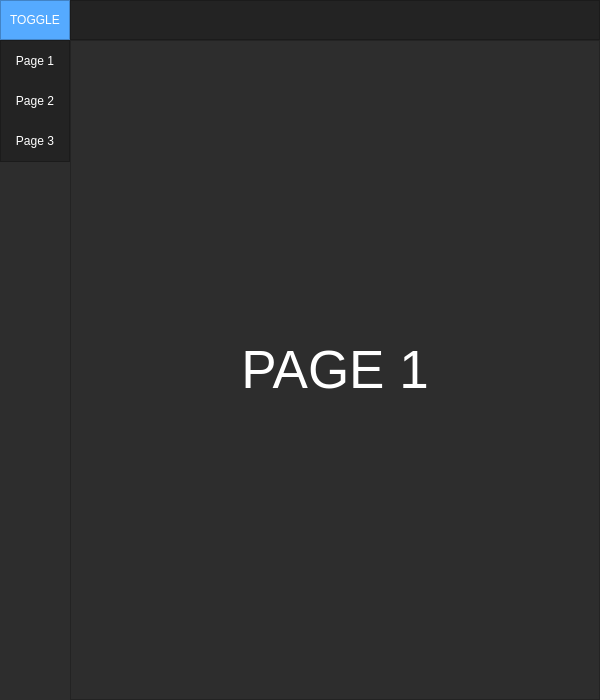
<?xml version="1.0" encoding="UTF-8"?>
<ui version="4.0">
 <class>MainWindow</class>
 <widget class="QMainWindow" name="MainWindow">
  <property name="geometry">
   <rect>
    <x>0</x>
    <y>0</y>
    <width>600</width>
    <height>700</height>
   </rect>
  </property>
  <property name="minimumSize">
   <size>
    <width>600</width>
    <height>700</height>
   </size>
  </property>
  <property name="windowTitle">
   <string>MainWindow</string>
  </property>
  <property name="styleSheet">
   <string notr="true">background-color: rgb(45, 45, 45);</string>
  </property>
  <widget class="QWidget" name="centralwidget">
   <layout class="QVBoxLayout" name="verticalLayout">
    <property name="spacing">
     <number>0</number>
    </property>
    <property name="leftMargin">
     <number>0</number>
    </property>
    <property name="topMargin">
     <number>0</number>
    </property>
    <property name="rightMargin">
     <number>0</number>
    </property>
    <property name="bottomMargin">
     <number>0</number>
    </property>
    <item>
     <widget class="QFrame" name="top_bar">
      <property name="maximumSize">
       <size>
        <width>16777215</width>
        <height>40</height>
       </size>
      </property>
      <property name="styleSheet">
       <string notr="true">background-color: rgb(35, 35, 35);</string>
      </property>
      <property name="frameShape">
       <enum>QFrame::NoFrame</enum>
      </property>
      <property name="frameShadow">
       <enum>QFrame::Raised</enum>
      </property>
      <layout class="QHBoxLayout" name="horizontalLayout">
       <property name="spacing">
        <number>0</number>
       </property>
       <property name="leftMargin">
        <number>0</number>
       </property>
       <property name="topMargin">
        <number>0</number>
       </property>
       <property name="rightMargin">
        <number>0</number>
       </property>
       <property name="bottomMargin">
        <number>0</number>
       </property>
       <item>
        <widget class="QFrame" name="frame_toggle">
         <property name="maximumSize">
          <size>
           <width>70</width>
           <height>40</height>
          </size>
         </property>
         <property name="styleSheet">
          <string notr="true">background-color: rgb(85, 170, 255);</string>
         </property>
         <property name="frameShape">
          <enum>QFrame::StyledPanel</enum>
         </property>
         <property name="frameShadow">
          <enum>QFrame::Raised</enum>
         </property>
         <layout class="QVBoxLayout" name="verticalLayout_2">
          <property name="spacing">
           <number>0</number>
          </property>
          <property name="leftMargin">
           <number>0</number>
          </property>
          <property name="topMargin">
           <number>0</number>
          </property>
          <property name="rightMargin">
           <number>0</number>
          </property>
          <property name="bottomMargin">
           <number>0</number>
          </property>
          <item>
           <widget class="QPushButton" name="button_toggle">
            <property name="sizePolicy">
             <sizepolicy hsizetype="Expanding" vsizetype="Expanding">
              <horstretch>0</horstretch>
              <verstretch>0</verstretch>
             </sizepolicy>
            </property>
            <property name="styleSheet">
             <string notr="true">color:rgb(255, 255, 255);
border:0px solid;
</string>
            </property>
            <property name="text">
             <string>TOGGLE</string>
            </property>
           </widget>
          </item>
         </layout>
        </widget>
       </item>
       <item>
        <widget class="QFrame" name="frame_top">
         <property name="frameShape">
          <enum>QFrame::StyledPanel</enum>
         </property>
         <property name="frameShadow">
          <enum>QFrame::Raised</enum>
         </property>
        </widget>
       </item>
      </layout>
     </widget>
    </item>
    <item>
     <widget class="QFrame" name="content">
      <property name="frameShape">
       <enum>QFrame::NoFrame</enum>
      </property>
      <property name="frameShadow">
       <enum>QFrame::Raised</enum>
      </property>
      <layout class="QHBoxLayout" name="horizontalLayout_2">
       <property name="spacing">
        <number>0</number>
       </property>
       <property name="leftMargin">
        <number>0</number>
       </property>
       <property name="topMargin">
        <number>0</number>
       </property>
       <property name="rightMargin">
        <number>0</number>
       </property>
       <property name="bottomMargin">
        <number>0</number>
       </property>
       <item alignment="Qt::AlignTop">
        <widget class="QFrame" name="frame_left_menu">
         <property name="minimumSize">
          <size>
           <width>70</width>
           <height>0</height>
          </size>
         </property>
         <property name="maximumSize">
          <size>
           <width>70</width>
           <height>16777215</height>
          </size>
         </property>
         <property name="styleSheet">
          <string notr="true">background-color: rgb(35, 35, 35);</string>
         </property>
         <property name="frameShape">
          <enum>QFrame::StyledPanel</enum>
         </property>
         <property name="frameShadow">
          <enum>QFrame::Raised</enum>
         </property>
         <layout class="QVBoxLayout" name="verticalLayout_3">
          <property name="spacing">
           <number>6</number>
          </property>
          <property name="leftMargin">
           <number>0</number>
          </property>
          <property name="topMargin">
           <number>0</number>
          </property>
          <property name="rightMargin">
           <number>0</number>
          </property>
          <property name="bottomMargin">
           <number>0</number>
          </property>
          <item>
           <widget class="QFrame" name="frame_top_menus">
            <property name="frameShape">
             <enum>QFrame::NoFrame</enum>
            </property>
            <property name="frameShadow">
             <enum>QFrame::Raised</enum>
            </property>
            <layout class="QVBoxLayout" name="verticalLayout_4">
             <property name="spacing">
              <number>0</number>
             </property>
             <property name="leftMargin">
              <number>0</number>
             </property>
             <property name="topMargin">
              <number>0</number>
             </property>
             <property name="rightMargin">
              <number>0</number>
             </property>
             <property name="bottomMargin">
              <number>0</number>
             </property>
             <item>
              <widget class="QPushButton" name="bnt_page_1">
               <property name="minimumSize">
                <size>
                 <width>0</width>
                 <height>40</height>
                </size>
               </property>
               <property name="styleSheet">
                <string notr="true">QPushButton {
	color: rgb(255,255,255);
	background-color: rgb(35, 35, 35);
	border: 0px solid;
}
QPushButton:hover {
	background-color: rgb(85, 170, 255);
}</string>
               </property>
               <property name="text">
                <string>Page 1</string>
               </property>
              </widget>
             </item>
             <item>
              <widget class="QPushButton" name="bnt_page_2">
               <property name="minimumSize">
                <size>
                 <width>0</width>
                 <height>40</height>
                </size>
               </property>
               <property name="styleSheet">
                <string notr="true">QPushButton {
	color: rgb(255,255,255);
	background-color: rgb(35, 35, 35);
	border: 0px solid;
}
QPushButton:hover {
	background-color: rgb(85, 170, 255);
}</string>
               </property>
               <property name="text">
                <string>Page 2</string>
               </property>
              </widget>
             </item>
             <item>
              <widget class="QPushButton" name="bnt_page_3">
               <property name="minimumSize">
                <size>
                 <width>0</width>
                 <height>40</height>
                </size>
               </property>
               <property name="styleSheet">
                <string notr="true">QPushButton {
	color: rgb(255,255,255);
	background-color: rgb(35, 35, 35);
	border: 0px solid;
}
QPushButton:hover {
	background-color: rgb(85, 170, 255);
}</string>
               </property>
               <property name="text">
                <string>Page 3</string>
               </property>
              </widget>
             </item>
            </layout>
           </widget>
          </item>
         </layout>
        </widget>
       </item>
       <item>
        <widget class="QFrame" name="frame_pages">
         <property name="frameShape">
          <enum>QFrame::StyledPanel</enum>
         </property>
         <property name="frameShadow">
          <enum>QFrame::Raised</enum>
         </property>
         <layout class="QVBoxLayout" name="verticalLayout_5">
          <item>
           <widget class="QStackedWidget" name="pages_widget">
            <widget class="QWidget" name="page_1">
             <layout class="QVBoxLayout" name="verticalLayout_7">
              <item>
               <widget class="QLabel" name="label_1">
                <property name="font">
                 <font>
                  <pointsize>40</pointsize>
                 </font>
                </property>
                <property name="styleSheet">
                 <string notr="true">color:#FFF</string>
                </property>
                <property name="text">
                 <string>PAGE 1</string>
                </property>
                <property name="alignment">
                 <set>Qt::AlignCenter</set>
                </property>
               </widget>
              </item>
             </layout>
            </widget>
            <widget class="QWidget" name="page_2">
             <layout class="QVBoxLayout" name="verticalLayout_6">
              <item>
               <widget class="QLabel" name="label_2">
                <property name="font">
                 <font>
                  <pointsize>40</pointsize>
                 </font>
                </property>
                <property name="styleSheet">
                 <string notr="true">color:#FFF</string>
                </property>
                <property name="text">
                 <string>PAGE 2</string>
                </property>
                <property name="alignment">
                 <set>Qt::AlignCenter</set>
                </property>
               </widget>
              </item>
             </layout>
            </widget>
            <widget class="QWidget" name="page_3">
             <layout class="QVBoxLayout" name="verticalLayout_8">
              <item>
               <widget class="QLabel" name="label_3">
                <property name="font">
                 <font>
                  <pointsize>40</pointsize>
                 </font>
                </property>
                <property name="styleSheet">
                 <string notr="true">color:#FFF</string>
                </property>
                <property name="text">
                 <string>PAGE 3</string>
                </property>
                <property name="alignment">
                 <set>Qt::AlignCenter</set>
                </property>
               </widget>
              </item>
             </layout>
            </widget>
           </widget>
          </item>
         </layout>
        </widget>
       </item>
      </layout>
     </widget>
    </item>
   </layout>
  </widget>
 </widget>
 <resources/>
 <connections/>
</ui>
